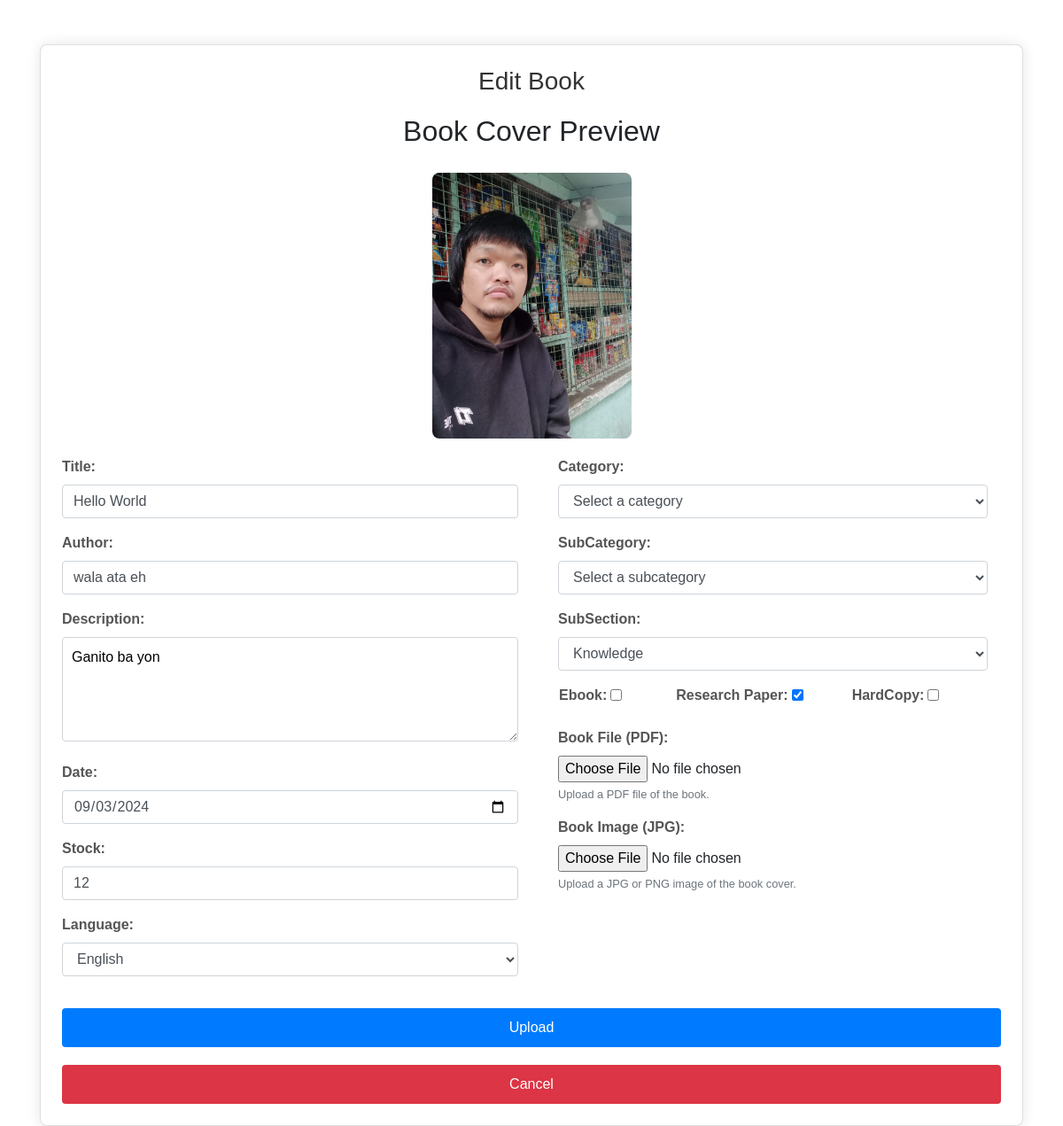
/edit_book/24/, run on an earlier commit of the app's database.
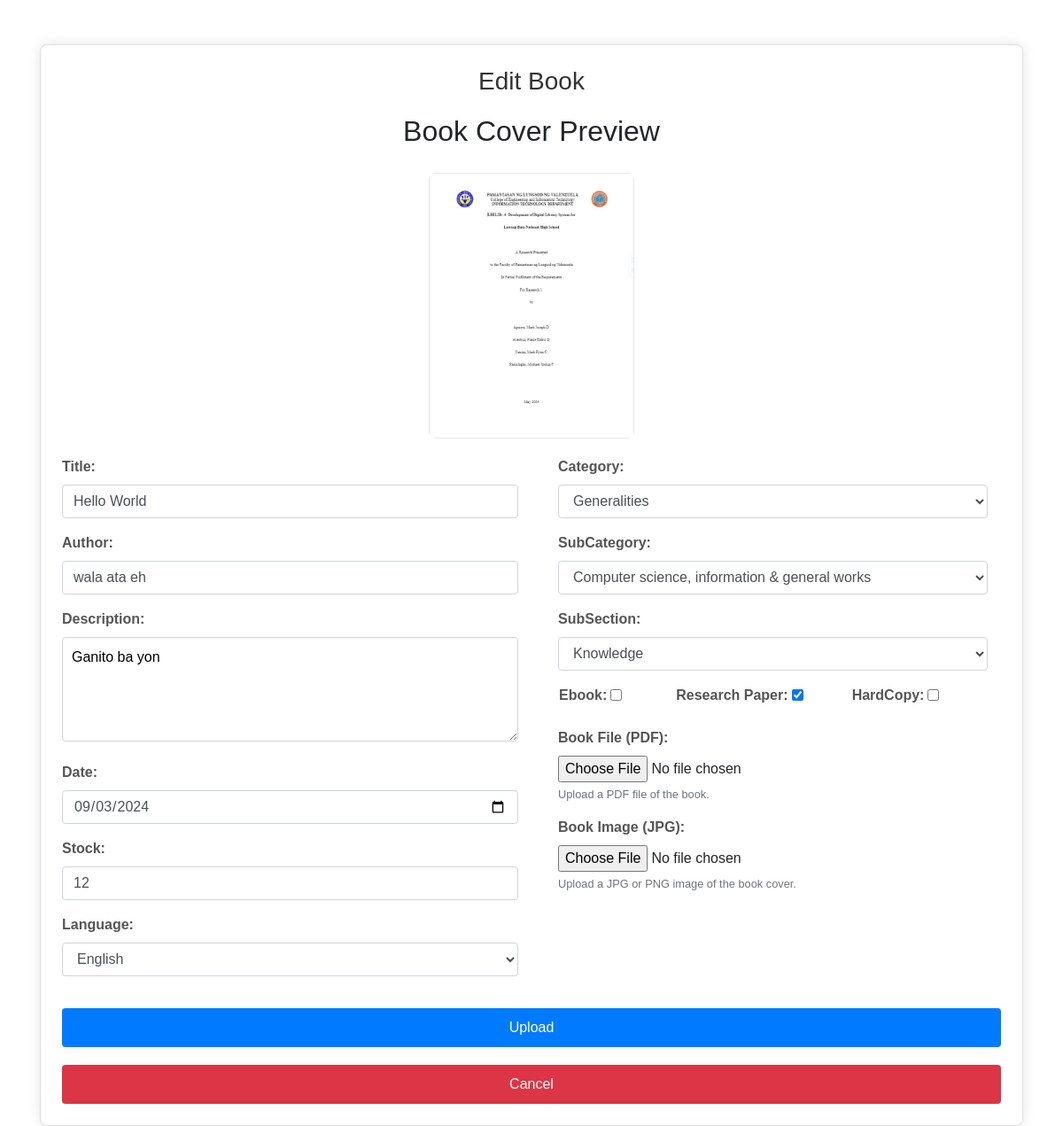
And on a later commit of the database.
### librarian/models.py (models this page shows, shortened)
class Books(models.Model):
    BookTitle = models.CharField(max_length=100, unique=True)
    Author = models.CharField(max_length=100)
    Description = models.TextField(null=True, blank=True)
    Date = models.DateField()
    Category = models.ManyToManyField(Category)
    SubCategory = models.ManyToManyField(SubCategory)
    SubSection = models.ManyToManyField(SubSection)
    Language = models.CharField(max_length=100, choices=LANGUAGE_CHOICES, default='english')
    BookFile = models.FileField(upload_to="books/files/", default='default_value.pdf')
    BookImage = models.ImageField(upload_to="books/images/", default='default_image.jpg')
    deleted_at = models.DateTimeField(null=True, blank=True)
    available = models.BooleanField(default=True)
    bookmarked_by = models.ManyToManyField(User, related_name='bookmarks', blank=True)
    borrowed = models.ManyToManyField(User, related_name='borrow', blank="True")
    PageViews = models.IntegerField(default=0)
    eBook = models.BooleanField(default=False)
    research_paper = models.BooleanField(default=False)
    hardCopy = models.BooleanField(default=False)
    stock = models.IntegerField(default=0)
    TimesBorrow = models.IntegerField(default=0)

class SubSection(models.Model):
    sub_category = models.ForeignKey(SubCategory, related_name='subsections', on_delete=models.CASCADE)
    name = models.CharField(max_length=100, default="Def")
    code = models.CharField(max_length=100, default="")

class Category(models.Model):
    name = models.CharField(max_length=100, default="Def")
    code = models.CharField(max_length=100, default="")

class SubCategory(models.Model):
    category = models.ForeignKey(Category, related_name='subcategories', on_delete=models.CASCADE)
    name = models.CharField(max_length=100, default="Def")
    code = models.CharField(max_length=100, default="")

### librarian/views.py (the view)
# urls.py: path('edit_book/<int:book_id>/', views.edit_book, name='edit_book'),
def edit_book(request, book_id):
    book = get_object_or_404(Books, id=book_id)
    categories = Category.objects.all()
    subcategories = SubCategory.objects.filter(category__in=book.Category.all())
    subsections = SubSection.objects.filter(sub_category__in=book.SubCategory.all())
    if request.method == 'POST':
        form = BookForm(request.POST, request.FILES, instance=book)
        if form.is_valid():
            book = form.save(commit=False)
            if 'BookImage' in request.FILES:
                book.BookImage = request.FILES['BookImage']
            book.save()
            form.save_m2m()  # This saves the many-to-many relationships
            messages.success(request, 'Book updated successfully!')
            return redirect('librarian')  # Redirect to the list of books or another appropriate page
        else:
            messages.error(request, 'Please correct the errors below.')
    else:
        form = BookForm(instance=book)
    context = {
        'form': form,
        'book': book,
        'categories': categories,
        'subcategories': subcategories,
        'subsections': subsections,
    }
    return render(request, 'editbooks.html', context)

### librarian/forms.py
class BookForm(forms.ModelForm):
    authors = forms.CharField(widget=forms.HiddenInput(), required=False)
    Author = forms.CharField(required=False)
    class Meta:
        model = Books
        fields = ['BookTitle', 'Author', 'Date', 'Language', 'Category', 'SubCategory', 'SubSection', 'BookFile', 'BookImage', 'Description', 'eBook', 'research_paper', 'hardCopy', 'stock']

### librarian/templates/editbooks.html (shortened to what this page needs)
{% load custom_tags2 %}
{% load static %}
<!DOCTYPE html>
<html lang="en">
<head>
    <link href="https://stackpath.bootstrapcdn.com/bootstrap/4.5.2/css/bootstrap.min.css" rel="stylesheet">
</head>
<body>
    <div class="container">
        <div class="card p-4">
            <div>
                <h1 class="main-title">Edit Book</h1>
            </div>
            <div class="text-center">
                <h2 class="book-cover-title">Book Cover Preview</h2>
                <div style="display: flex; justify-content: center; align-items: center;">
                    <img id="preview-image" src="{{ book.BookImage.url }}" alt="{{ book.BookTitle }} Image" class="img-fluid prev-img" onerror="handleImageError(this);">
                </div>
            </div>
            <form method="post" enctype="multipart/form-data" action="{% url 'edit_book' book.id %}">
                <div class="row">
                    <div class="col-md-6">
                        <div class="form-group">
                            <label for="id_BookTitle">Title:</label>
                            <input type="text" class="form-control" id="id_BookTitle" name="BookTitle" required value="{{ form.BookTitle.value }}" required>
                        </div>
                        <div class="form-group">
                            <label for="id_Author">Author:</label>
                            <input type="text" class="form-control" id="id_Author" name="Author" required value="{{ form.Author.value }}" required>
                        </div>
                        <div class="form-group">
                            <label for="id_Description">Description:</label>
                            <textarea class="custom-textarea" id="id_Description" name="Description" required rows="4">{{ form.Description.value }}</textarea>
                        </div>
                        <div class="form-group">
                            <label for="id_Date">Date:</label>
                            <input type="date" class="form-control" id="id_Date" name="Date" value="{{ form.Date.value|date:'Y-m-d' }}" required>
                        </div>
                        <div class="form-group">
                            <label for="id_stock">Stock:</label>
                            <input type="number" class="form-control" id="id_stock" name="stock" value="{{ form.stock.value }}" required>
                        </div>
                        <div class="form-group">
                            <label for="id_Language">Language:</label>
                            <select class="form-control" id="id_Language" name="Language" required>
                                {% for language_value, language_label in form.Language.field.choices %}
                                    <option value="{{ language_value }}" {% if language_value == book.Language %}selected{% endif %}>{{ language_label }}</option>
                                {% endfor %}
                            </select>
                        </div>
                    </div>
                    <div class="col-md-6">
                        <div class="form-group col">
                            <label for="id_Category">Category:</label>
                            <select class="form-control" id="id_Category" name="Category" required>
                                <option value="">Select a category</option>
                                {% for category in categories %}
                                    <option value="{{ category.id }}" {% if category in book.Category.all %}selected{% endif %}>{{ category.name }}</option>
                                {% endfor %}
                            </select>
                        </div>
                        <div class="form-group col">
                            <label for="id_Subcategory">SubCategory:</label>
                            <select class="form-control" id="id_Subcategory" name="SubCategory" required>
                                <option value="">Select a subcategory</option>
                                {% for subcategory in subcategories %}
                                    <option value="{{ subcategory.id }}" {% if subcategory in book.SubCategory.all %}selected{% endif %}>{{ subcategory.name }}</option>
                                {% endfor %}
                            </select>
                        </div>
                        <div class="form-group col">
                            <label for="id_Subsection">SubSection:</label>
                            <select class="form-control" id="id_Subsection" name="SubSection" required>
                                {% for subsection in subsections %}
                                    <option value="{{ subsection.id }}" {% if subsection in book.SubSection.all %}selected{% endif %}>{{ subsection.name }}</option>
                                {% endfor %}
                            </select>
                        </div>
                        <div class="row pl-3">
                            <div class="form-group col-3">
                                <label class="checkbox-label pr-4">Ebook:</label>
                                <input class="form-check-input" type="checkbox" id="id_eBook" name="eBook" {% if book.ebook %}checked{% endif %}>
                            </div>
                            <div class="form-group col">
                                <label class="checkbox-label pr-4">Research Paper:</label>
                                <input class="form-check-input" type="checkbox" id="id_research_paper" name="research_paper" {% if book.research_paper %}checked{% endif %}>
                            </div>
                            <div class="form-group col">
                                <label class="checkbox-label pr-4">HardCopy:</label>
                                <input class="form-check-input" type="checkbox" id="id_hardCopy" name="hardCopy" {% if book.hardCopy %}checked{% endif %}>
                            </div>
                        </div>
                        <div class="form-group col">
                            <label for="id_BookFile">Book File (PDF):</label>
                            <input type="file" class="form-control-file" id="id_BookFile" name="BookFile" accept=".pdf">
                            <small class="form-text text-muted">Upload a PDF file of the book.</small>
                        </div>
                        <div class="form-group col">
                            <label for="id_BookImage">Book Image (JPG):</label>
                            <input type="file" class="form-control-file" id="id_BookImage" name="BookImage" accept=".jpg, .jpeg">
                            <small class="form-text text-muted">Upload a JPG or PNG image of the book cover.</small>
                        </div>
                    </div>
                </div>
                <div class="text-center">
                    <button type="submit" class="btn btn-primary">Upload</button>
                    <a href="{% url 'go_back' %}" class="btn cancel-btn">Cancel</a>
                </div>
            </form>
        </div>
    </div>
</body>
</html>

### librarian/templates/editbooks.html (style rules this page uses)
* { margin: 0; padding: 0; box-sizing: border-box; font-family: Arial, Helvetica, sans-serif; }
body { background-color: #fff; }
.container { margin-top: 50px; }
.card { background-color: #fff; border-radius: 8px; box-shadow: 0 0 15px rgba(0, 0, 0, 0.1); }
h1 { font-size: 28px; margin-bottom: 20px; color: #333; text-align: center; }
.form-group label { font-weight: bold; color: #555; }
button[type="submit"], .cancel-btn { width: 100%; padding: 10px; font-size: 16px; color: #fff; border: none; border-radius: 4px; cursor: pointer; margin-top: 20px; }
button[type="submit"] { background-color: #007bff; }
.cancel-btn { background-color: #dc3545; }
.prev-img { max-width: 100%; max-height: 300px; object-fit: cover; border-radius: 8px; margin: 20px 0; }
.checkbox-label { font-weight: normal; color: #333; }
.custom-textarea { width: 100%; resize: vertical; min-height: 100px; max-height: 300px; padding: 10px; border: 1px solid #ced4da; border-radius: 4px; font-family: Arial, Helvetica, sans-serif; }

What changed in the data, as far as the page shows it:
changed Books "Hello World": BookImage: a different picture; Category (not shown) → "Generalities"; SubCategory (not shown) → "Computer science, information & general works"
Also different on the page:
form field Category: "Select a category" → (not shown)
form field SubCategory: "Select a subcategory" → (not shown)
